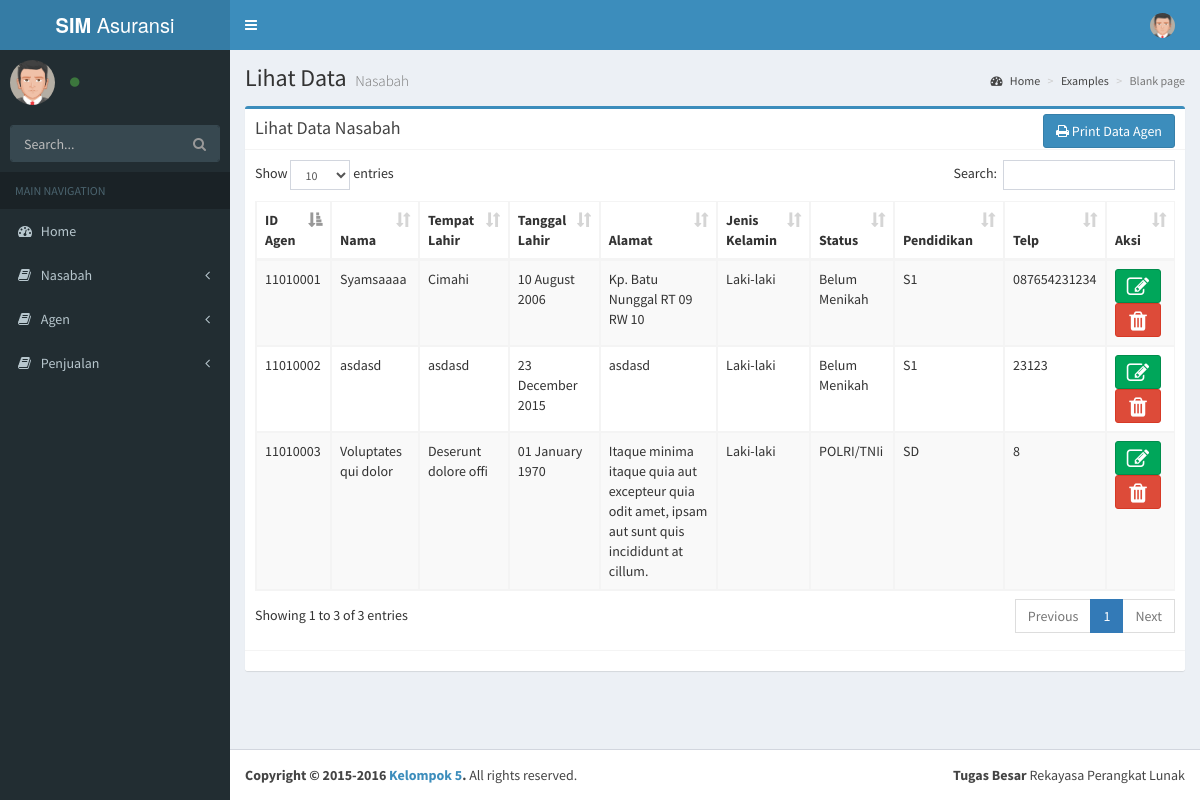
The page /pages/content/lihatDataAgen.php on the database its author committed.
### tables this page shows
CREATE TABLE `agen` (
  `id_a` int(11) NOT NULL,
  `nama_a` varchar(20) NOT NULL,
  `temlah_a` varchar(20) NOT NULL,
  `tgllahir_a` date NOT NULL,
  `almt_a` text NOT NULL,
  `jkl_a` varchar(10) NOT NULL,
  `stat_a` varchar(20) NOT NULL,
  `pend_a` varchar(15) NOT NULL,
  `telp_a` varchar(12) NOT NULL
);

### pages/content/lihatDataAgen.php (the view, shortened to what this page needs)
<?php
	include('../layouts/head.php');
	$con = connection();
	$sql = "SELECT * FROM agen ORDER BY id_a DESC";
	$result = mysqli_query($con, $sql);
?>
	<div class="content-wrapper">
		<section class="content-header">
			<h1>
				Lihat Data
				<small> Nasabah</small>
			</h1>
			<ol class="breadcrumb">
				<li><a href="#"><i class="fa fa-dashboard"></i> Home</a></li>
				<li><a href="#">Examples</a></li>
				<li class="active">Blank page</li>
			</ol>
		</section>
		<section class="content">
			<div class="row">
				<div class="col-md-12">
					<div class="box box-primary">
						<div class="box-header with-border">
							<h3 class="box-title">Lihat Data Nasabah</h3>
							<div class="box-tools pull-right">
								<a href="cetakDataAgen.php"><button class="btn btn-primary"><i class="fa fa-print"></i> Print Data Agen</button></a>
							</div>
						</div>
						<div class="box-body">
							<table id="example1" class="table table-bordered table-striped">
								<thead>
									<tr>
										<th>ID Agen</th>
										<th>Nama</th>
										<th>Tempat Lahir</th>
										<th>Tanggal Lahir</th>
										<th>Alamat</th>
										<th>Jenis Kelamin</th>
										<th>Status</th>
										<th>Pendidikan</th>
										<th>Telp</th>
										<th>Aksi</th>
									</tr>
								</thead>
								<tbody>
									<?php while($v = mysqli_fetch_array($result)){?>
									<tr>
										<td><?php echo $v['id_a']; ?></td>
										<td><?php echo $v['nama_a']; ?></td>
										<td><?php echo $v['temlah_a']; ?></td>
										<td><?php echo date('d F Y', strtotime($v['tgllahir_a'])); ?></td>
										<td><?php echo $v['almt_a']; ?></td>
										<td><?php echo $v['jkl_a']; ?></td>
										<td><?php echo $v['stat_a']; ?></td>
										<td><?php echo $v['pend_a']; ?></td>
										<td><?php echo $v['telp_a']; ?></td>
										<td>
											<a href="editDataAgen.php?id=<?php echo $v['id_a']?>"><button class="btn btn-social-icon btn-success" id="<?php echo $v['id_a'];?>"><i class="fa fa-edit"></i></button></a>
											<button class="btn btn-social-icon btn-danger deleteDataAgen" id="<?php echo $v['id_a'];?>"><i class="fa fa-trash"></i></button>
										</td>
									</tr>
									<?php }?>
								</tbody>
							</table>
						</div>
						<div class="box-footer">
						</div>
					</div>
				</div>
			</div>
		</section>
	</div>
<?php
	include('../layouts/footer.php');
?>

### rows shown on the page
agen: id_a "11010003", nama_a "Voluptates qui dolor", temlah_a "Deserunt dolore offi", tgllahir_a "01 January 1970", almt_a "Itaque minima itaque quia aut excepteur quia odit amet, ipsam aut sunt quis incididunt at cillum.", jkl_a "Laki-laki", stat_a "POLRI/TNIi", pend_a "SD", telp_a "8"
agen: id_a "11010002", nama_a "asdasd", temlah_a "asdasd", tgllahir_a "23 December 2015", almt_a "asdasd", jkl_a "Laki-laki", stat_a "Belum Menikah", pend_a "S1", telp_a "23123"
agen: id_a "11010001", nama_a "Syamsaaaa", temlah_a "Cimahi", tgllahir_a "10 August 2006", almt_a "Kp. Batu Nunggal RT 09 RW 10", jkl_a "Laki-laki", stat_a "Belum Menikah", pend_a "S1", telp_a "087654231234"
